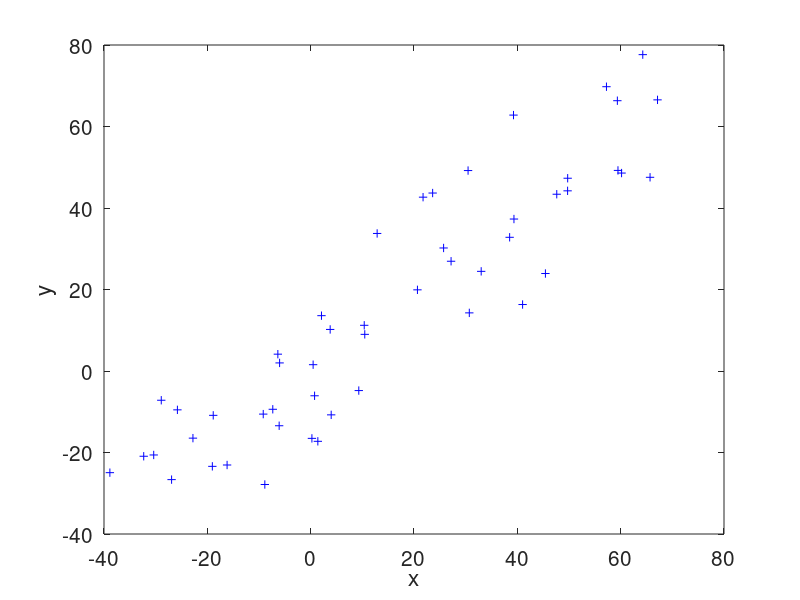

This figure's MATLAB source: (Note: this script raises an error after producing the figure.)
% Prog_24a.m: Linear Regression.
n=50;
noise=30;
x=linspace(-50, 50, n)+noise*rand(1,n);
y=linspace(-50, 50, n)+noise*rand(1,n);
plot(x,y,'b+');
xlabel("x");
ylabel("y")
set(gca,'FontSize',15);
% A single neuron ANN.
net = [
    featureInputLayer(1,"Normalization","none");
    fullyConnectedLayer(1)
    ]
% Define the training options.
options=trainingOptions("sgdm", ...
    "InitialLearnRate",0.00001, ...
    "MaxEpochs",100, ...
    "Plots","training-progress", ...
    "Metrics","RMSE", ...
    "InputDataFormats",'CB');
% Train the network.
figure
net=trainnet(x,y,net,'mse',options)
plot(x,y,'b+');
hold on
lrline=refline(net.Layers(2).Weights,net.Layers(2).Bias);
lrline.LineWidth=2;
xlabel("x");
ylabel("y")
set(gca,'FontSize',15);
hold off
% End Prog_24a.m.
